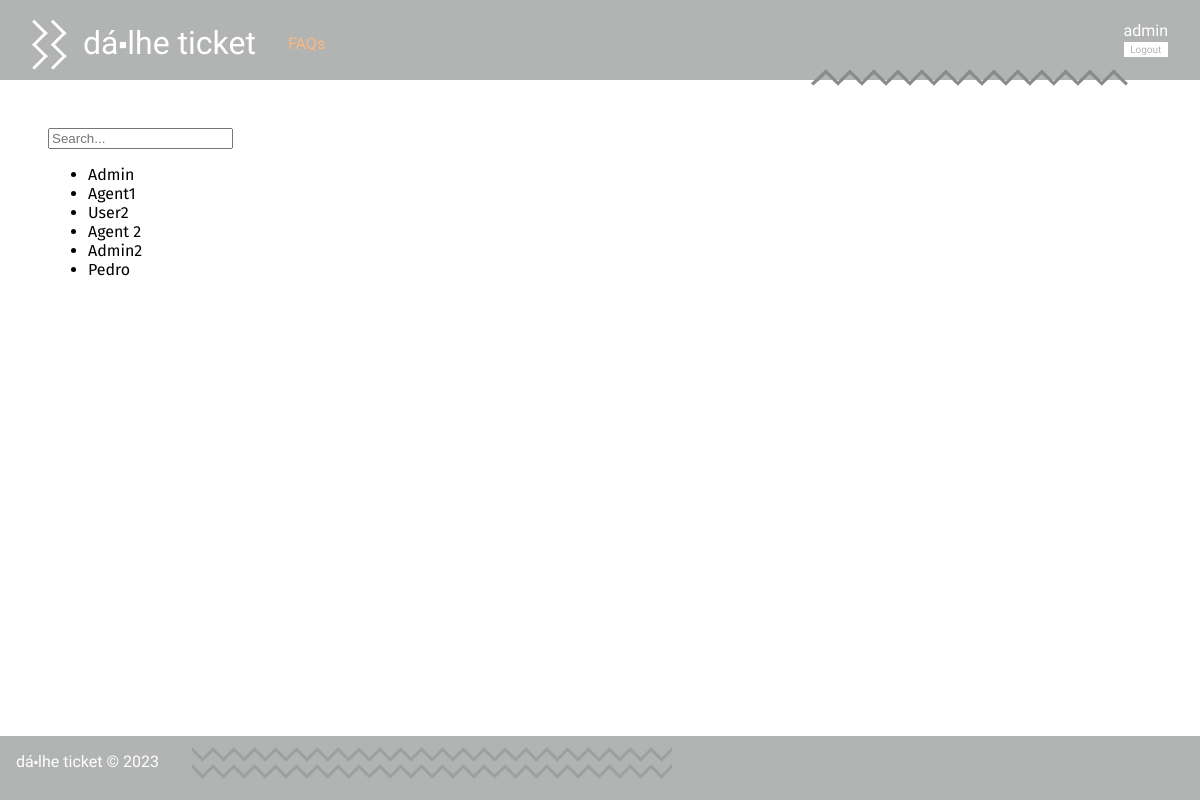
Page /pages/manage_users.php (signed in) on the earlier database version.
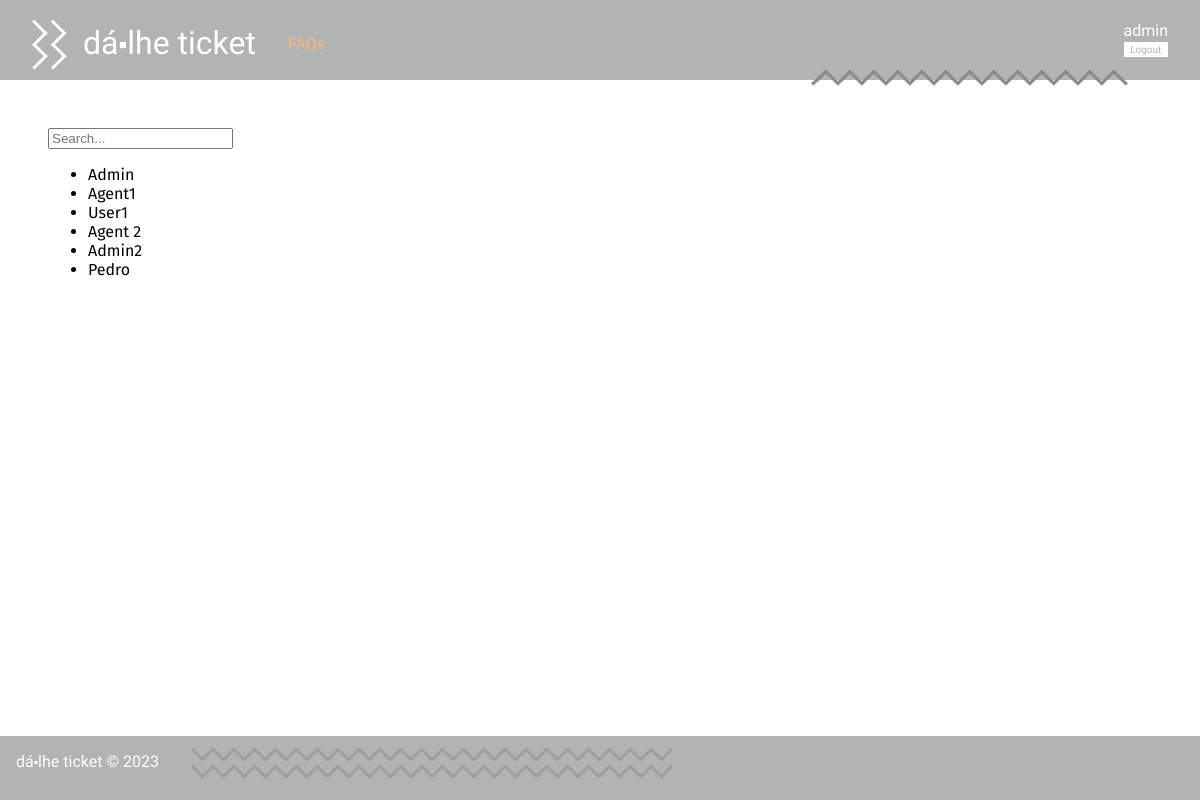
Same page on the later database version.
### tables this page shows
CREATE TABLE User(
   name varchar(60) not null,
   username varchar(20) primary key,
   email varchar(60) not null,
   password varchar(40) not null,
   type varchar(5) not null, /*user, agent, admin*/
   department varchar(20)
, ticket_count integer default 0, closed_tickets integer default 0);

### pages/manage_users.php (called while the page is built, shortened)
<?php
    require_once(__DIR__ . '/../utils/session.php');
    require_once(__DIR__ . '/../templates/users.tpl.php');
    require_once(__DIR__ . '/../templates/common.tpl.php');
    drawHeader();
    drawUsersList();
    drawFooter();
?>

### utils/session.php (called while the page is built, shortened)
<?php
  class Session {
    public function isLoggedIn() : bool {
      return isset($_SESSION['id']);
    }
    public function getName() : ?string {
      return isset($_SESSION['name']) ? $_SESSION['name'] : null;
    }
  }
?>

### database/user.class.php (called while the page is built, shortened)
<?php
class User{
  public function __construct(string $name, string $username, string $email, string $type, string $department, int $ticket_count, int $closed_tickets){
    $this->name = $name;
    $this->username = $username;
  }
  static public function getAllUsers(PDO $db) : array {
    $stmt = $db->prepare('SELECT * from User');
    $stmt->execute();
    $users = array();
    while ($user = $stmt->fetch()) {
      $users[] = new User(
        $user['name'],
        $user['username'],
        $user['email'],
        $user['type'],
        $user['department'],
        intval($user['ticket_count']),
        intval($user['closed_tickets'])
      );
    }
    return $users;
  }
}
?>

### templates/users.tpl.php (the view, shortened to what this page needs)
<?php
    require_once(__DIR__ . '/../database/user.class.php');
    $db = getDatabaseConnection();
    function drawUsersList() : void {
        global $db;
        $users = User::getAllUsers($db); ?>
    <input class="searchbar" type="text" placeholder="Search...">
    <ul class="search_list">
<?php
        foreach ($users as $user) { ?>
        <li class="search_item"><a href="../pages/profile.php?username=<?= $user->username ?>"><?= $user->name ?></a></li>
<?php
        }
?>
    </ul>
<?php
    }
?>

### templates/common.tpl.php (shortened to what this page needs)
<?php
  $name = 'Dá⬝lhe Ticket';
  require_once(__DIR__ . '/../utils/session.php');
  $session = new Session();
?>
<?php function drawHeader(bool $is_index = false) {
  global $session; ?>
<!DOCTYPE html>
<html lang="en-US">
  <head>
    <?php if($is_index){ ?>
      <link rel="stylesheet" href="../css/index.css">
      <link rel="stylesheet" href="../css/animation.css">
      <script src="../js/animation.js" defer></script>
    <?php } else { ?>
      <link rel="stylesheet" href="../css/style.css">
      <link rel="stylesheet" href="../css/header.css">
    <?php } ?>
  </head>
  <body>
    <header>
      <h1 class="hidden"><a href="/"><?php global $name; echo $name; ?></a></h1>
      <section class="header_options hidden">
        <a href="../pages/faqs.php" class="faqs">FAQs</a>
      </section>
      <section class="header_login hidden">
        <?php
          if ($session->isLoggedIn()) {
            drawLogoutForm($session);
          } else {
            drawLoginForm($session);
          } ?>
      </section>
      <img src="../img/riscas4.png" class="riscas_header">
    </header>
    <main>
<?php } ?>
<?php function drawFooter() { ?>
    </main>
    <footer class="hidden">
      <?php global $name; echo $name; ?> &copy; 2023
      <img src="../img/riscas2.png" class="riscas_footer">
    </footer>
  </body>
</html>
<?php } ?>
<?php function drawLogoutForm(Session $session) { ?>
  <form action="../actions/action_logout.php" method="post" class="logout hidden">
    <a href="../pages/profile.php?username=<?=$session->getName()?>"><?=$session->getName()?></a>
    <button type="submit">Logout</button>
  </form>
<?php } ?>

### css/style.css (style rules this page uses)
body { font-family: 'Allerta Stencil', sans-serif; margin: 0; padding: 0; display: grid; grid-template-columns: auto; grid-template-rows: 5em auto 4em; grid-template-areas: "header" "main" "footer"; min-height: 100vh; background-color: #b2b3b3; }
header:first-of-type { grid-area: header; }
footer:last-of-type { max-height: 5em; color: #ffffff; background-color: #b2b3b3; grid-area: footer; padding: 1em; }
main { font-family: 'Fira Sans', sans-serif; display: grid; justify-content: start; align-content: start; grid-area: main; background-color: #ffffff; padding: 3em; }
footer * { display: block; }
footer { text-transform: lowercase; }
form * { display: block; }
a { text-decoration: none; color: orange; }
button { background-color: #b2b3b3; color: #ffffff; border: none; border-radius: 0.5em; padding: 0.5em; font-size: 1em; font-weight: 100; cursor: pointer; margin: 1em 0; }
.search_list a { color: black; }
.riscas_footer { position: relative; bottom: 1.5em; left: 11em; z-index: 100000; }
img.riscas_footer { height: 2em; width: 40vw; object-fit: cover; }

### css/header.css (style rules this page uses)
header:first-of-type { display: grid; place-items: center; justify-items: center; align-items: center; background-color: #b2b3b3; color: #ffffff; grid-template-columns: 18rem auto 5rem; grid-template-rows: auto; grid-template-areas: "logo options login"; }
header:first-of-type * { padding: 0; margin: 0; }
header:first-of-type a { text-decoration: none; color: #ffffff; padding: 0; margin: 0; }
header:first-of-type h1 { grid-area: logo; text-transform: lowercase; padding-bottom: 1rem; font-weight: 100; }
header:first-of-type h1 a { margin-left: 1rem; margin-bottom: 10rem; }
header:first-of-type h1:before { content: url("../img/riscas.png"); position:relative; z-index:100000; top:0.5em; }
header:first-of-type .header_options { grid-area: options; justify-self: start; align-self: center; padding-top: 0.4rem; color: #ef7f1a; }
header:first-of-type .header_options a { color: #fdb87b; }
header:first-of-type .header_login { grid-area: login; display: grid; justify-self: end; align-self: center; padding-right: 2em; }
header:first-of-type .logout { display: grid; grid-template-columns: auto; grid-template-rows: auto auto; grid-template-areas: "username" "logout"; justify-items: start; align-items: center; }
header:first-of-type .logout a { grid-area: username; }
header:first-of-type .logout button { grid-area: logout; justify-self: stretch; align-self: stretch; font-size: x-small; }
header:first-of-type button { background-color: #ffffff; color: #b2b3b3; padding: 0.2em; margin: 0.2em 0; border-radius: 0; font-family: 'Allerta Stencil', sans-serif; transition: color, 0.5s; }
header:first-of-type .riscas_header { position: absolute; top: 4.25em; right: 6vw; }
header:first-of-type img.riscas_header { width: 20em; }

Differences in the rows shown:
changed user: name "User2" → "User1"
